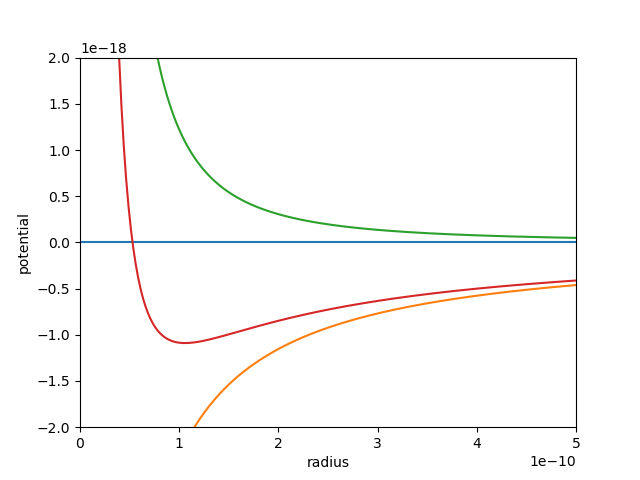

Here is the Python script that generated this plot:
from pylab import *          # to install, sudo apt install python3-matplotlib

q1 = 1.60217662e-19
q2 = q1
e0 = 8.85418782e-12
hcross = 6.62607004e-34/(2*pi)
m1 = 1.6726219e-27      # proton
m2 = 9.10938356e-31     # electron
mu = m1*m2/(m1+m2)


ra = linspace(0.2, 5, 200) * 1e-10   # r from 10 to 100 Fermi

l = 1

Vl = l * (l + 1) * hcross ** 2 / (2 * mu * ra **2)

Vr = -q1 * q2 / (4*pi*e0*ra)


xlim(0, 5e-10)
ylim(-2e-18,2e-18)
xlabel('radius')
ylabel('potential')

plot([0,5e-10], [0,0])    # x-axis

plot(ra, Vr)
plot(ra, Vl)
plot(ra, Vr + Vl)

show()
